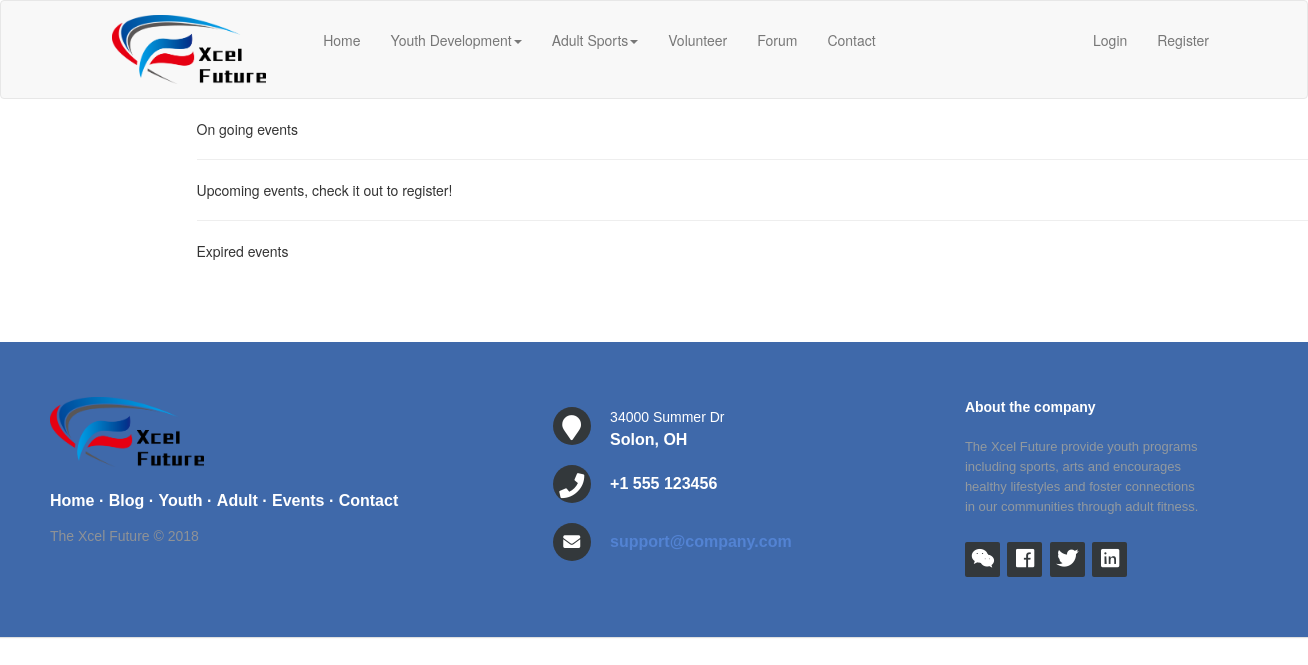
The app's page /youth_activities, older data.
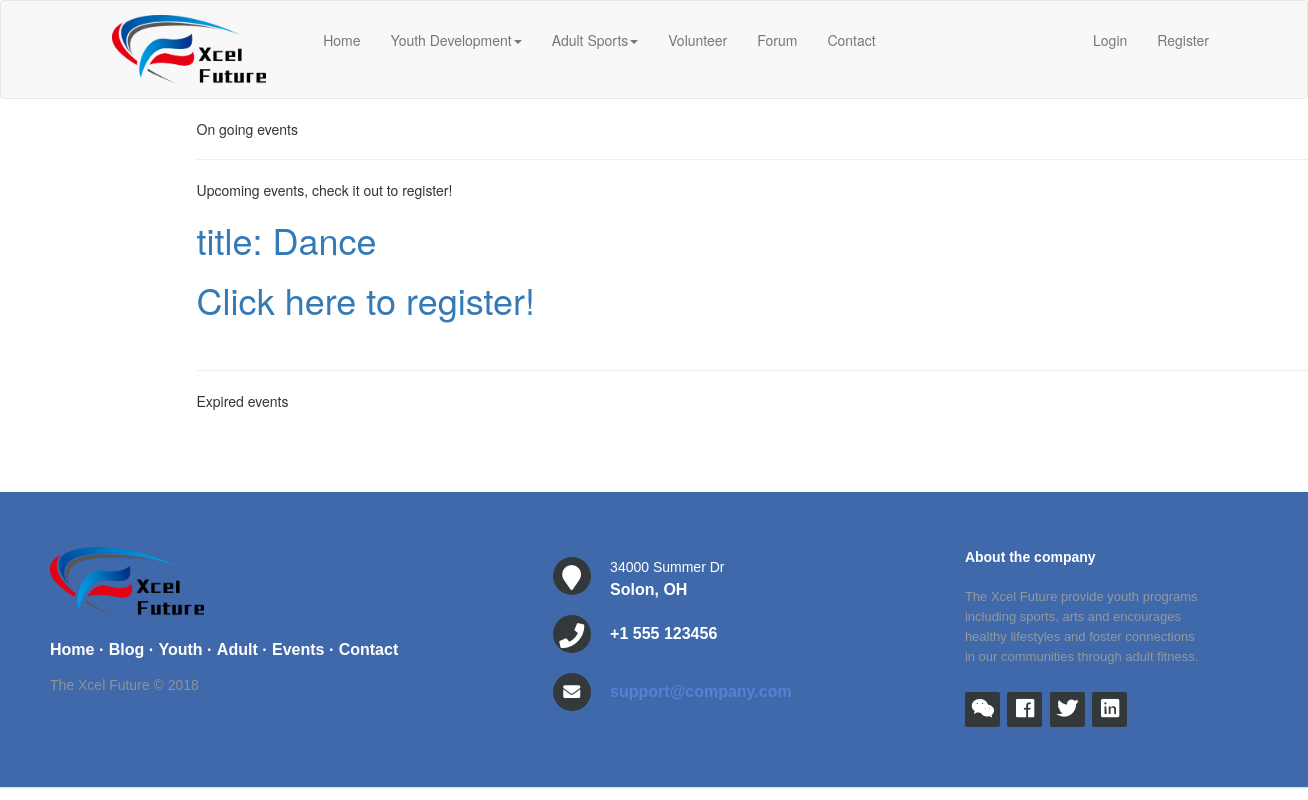
The same page, newer data.
### app/models.py (models this page shows, shortened)
class Event(db.Model):
    id = db.Column(db.Integer, primary_key=True)
    start_date = db.Column(db.DateTime, index=True, default=datetime.now)
    end_date = db.Column(db.DateTime, index=True)
    location = db.Column(db.String(128))
    limit = db.Column(db.Integer)
    participants = db.Column(db.Integer, default=0)
    title = db.Column(db.String(500))
    body = db.Column(db.Text)
    event_file = db.relationship('File', secondary=event_file_table,
                  backref=db.backref('file_event', lazy='dynamic'), lazy='dynamic')
    event_image = db.relationship('Image', secondary=event_image_table,
                  backref=db.backref('image_event', lazy='dynamic'), lazy='dynamic')
    def get_upcoming_events(self):
        now = datetime.now()
        upcoming = Event.query.filter(Event.start_date > now).order_by(Event.start_date)
        return list(upcoming)
    def get_ongoing_events(self):
        now = datetime.now()
        ongoing = Event.query.filter(Event.start_date <= now, Event.end_date >= now).order_by(Event.start_date)
        return list(ongoing)
    def get_passed_events(self):
        now = datetime.now()
        passed = Event.query.filter(Event.end_date < now).order_by(Event.start_date.desc())
        return list(passed)

### app/routes.py (the view)
@app.route('/youth_activities')
def events():
    upcoming = Event().get_upcoming_events()
    passed = Event().get_passed_events()
    ongoing = Event().get_ongoing_events()
    return render_template('events.html', title='events', upcoming=upcoming, passed=passed, ongoing=ongoing)

### app/templates/events.html (shortened to what this page needs)
{% extends "base.html" %}
{% block app_content %}
<div class="container">
    {{ 'On going events' }}
    <hr>
    {{ 'Upcoming events, check it out to register!' }}
    <br>
    {% for event in upcoming %}
        {% include '_upcoming.html' %}
    {% endfor %}
    <hr>
    {{ 'Expired events' }}
</div>
{% endblock %}

### app/templates/_upcoming.html (shortened to what this page needs)
<h1><a href="{{ url_for('event', event=event.id) }}">title: {{ event.title }}</a></h1>
<h1><a href="{{ url_for('register_event', event=event.id) }}">Click here to register!</a></h1>

Row changes from the older to the newer data that the page shows:
added Event: title "Dance"
